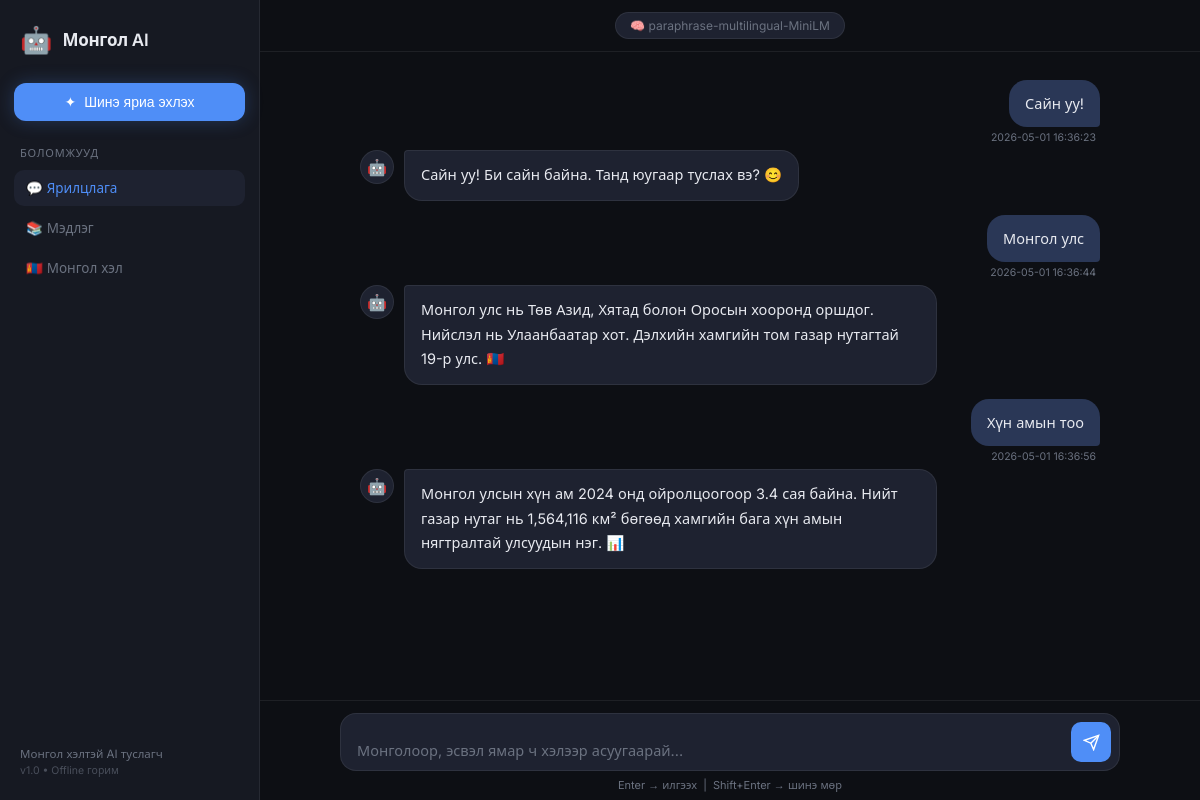
The page / on the database its author committed.
### tables this page shows
CREATE TABLE messages (
            id        INTEGER PRIMARY KEY AUTOINCREMENT,
            user_msg  TEXT    NOT NULL,
            bot_resp  TEXT    NOT NULL,
            timestamp TEXT    NOT NULL
        );

### app.py (the view)
@app.route("/")
def index():
    history = load_history()
    return render_template("index.html", history=history)

### app.py (called while the page is built)
def load_history():
    conn = sqlite3.connect(DB_PATH)
    c = conn.cursor()
    c.execute(
        "SELECT user_msg, bot_resp, timestamp FROM messages ORDER BY id DESC LIMIT 30"
    )
    rows = c.fetchall()
    conn.close()
    return list(reversed(rows))

### templates/index.html (shortened to what this page needs)
<!DOCTYPE html>
<html lang="mn">
<head>
  <link rel="stylesheet" href="/static/style.css" />
</head>
<body>
<aside class="sidebar">
  <div class="sidebar-logo">
    <span class="logo-icon">🤖</span>
    <span class="logo-text">Монгол AI</span>
  </div>
  <button class="new-chat-btn" id="clearBtn">
    <span>✦</span> Шинэ яриа эхлэх
  </button>
  <div class="sidebar-section">
    <p class="sidebar-label">Боломжууд</p>
    <div class="sidebar-item active">💬 Ярилцлага</div>
    <div class="sidebar-item">📚 Мэдлэг</div>
    <div class="sidebar-item">🇲🇳 Монгол хэл</div>
  </div>
  <div class="sidebar-footer">
    <p>Монгол хэлтэй AI туслагч</p>
    <p class="version">v1.0 • Offline горим</p>
  </div>
</aside>
<main class="main">
  <header class="top-bar">
    <div class="top-bar-center">
      <span class="model-badge">🧠 paraphrase-multilingual-MiniLM</span>
    </div>
  </header>
  <div class="chat-area" id="chatArea">
    {% for user_msg, bot_resp, ts in history %}
    <div class="message-pair">
      <div class="message user-msg">
        <div class="bubble user-bubble">{{ user_msg }}</div>
        <span class="msg-time">{{ ts }}</span>
      </div>
      <div class="message ai-msg">
        <div class="ai-avatar">🤖</div>
        <div class="bubble ai-bubble">{{ bot_resp }}</div>
      </div>
    </div>
    {% endfor %}
  </div>
  <div class="input-bar-wrapper">
    <div class="input-bar">
      <textarea
        id="userInput"
        class="input-textarea"
        placeholder="Монголоор, эсвэл ямар ч хэлээр асуугаарай..."
        rows="1"
        maxlength="500"
      ></textarea>
      <button class="send-btn" id="sendBtn" title="Илгээх">
        <svg viewBox="0 0 24 24" fill="none" stroke="currentColor" stroke-width="2">
          <line x1="22" y1="2" x2="11" y2="13"/>
          <polygon points="22 2 15 22 11 13 2 9 22 2"/>
        </svg>
      </button>
    </div>
    <p class="input-hint">Enter → илгээх &nbsp;|&nbsp; Shift+Enter → шинэ мөр</p>
  </div>
</main>
</body>
</html>

### rows shown on the page
messages: user_msg "Сайн уу!", timestamp "2026-05-01 16:36:23", bot_resp "Сайн уу! Би сайн байна. Танд юугаар туслах вэ? 😊"
messages: user_msg "Монгол улс", timestamp "2026-05-01 16:36:44", bot_resp "Монгол улс нь Төв Азид, Хятад болон Оросын хооронд оршдог. Нийслэл нь Улаанбаатар хот. Дэлхийн хамгийн том газар нутагтай 19-р улс. 🇲🇳"
messages: user_msg "Хүн амын тоо", timestamp "2026-05-01 16:36:56", bot_resp "Монгол улсын хүн ам 2024 онд ойролцоогоор 3.4 сая байна. Нийт газар нутаг нь 1,564,116 км² бөгөөд хамгийн бага хүн амын нягтралтай улсуудын нэг. 📊"
